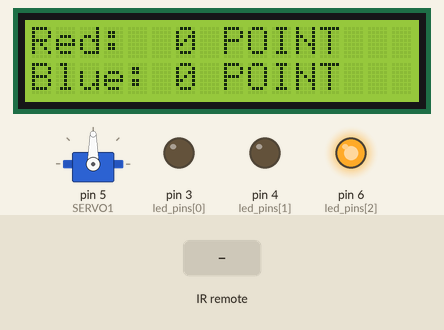
The sketch below on a simulated Arduino Uno, built with avr-gcc and run on an emulated ATmega328P. On the bench: servo, 16×2 character LCD, output pins drawn as LEDs (lit = HIGH). The test bench sets the inputs (shaded band). Random numbers use the default seed unless the sketch sets one; the audio player accepts every command and is not drawn; what the sketch prints to the serial monitor is not drawn.

Above: at 1.3 s.
1.4 s: infrared code 0x1FE20DF received
At 2.6 s:
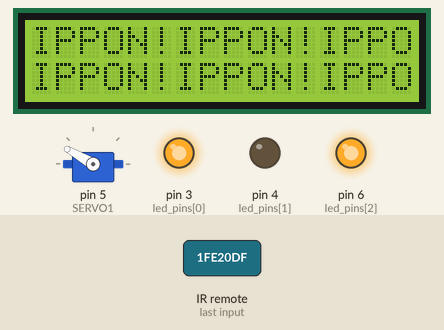
At 3.19 s:
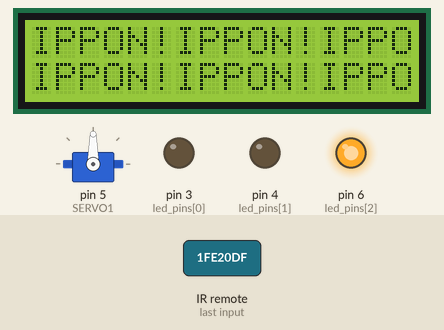
4.4 s: infrared code 0x1FE609F received
At 4.8 s:
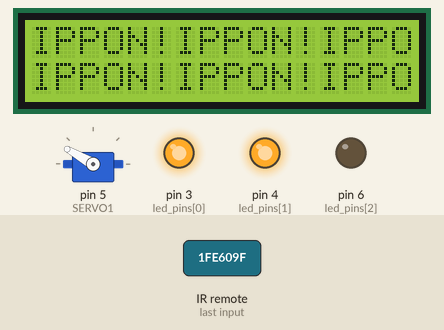
Timing chart, 0 to 7.7 s (numbered marks = the images above; inputs shaded):
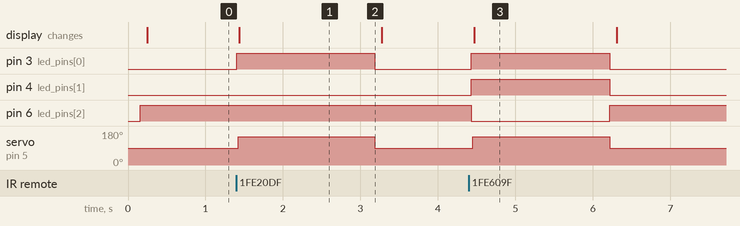

Measured:
- after the input at 1.4 s, pin 3 (led_pins[0]): LOW → HIGH at once, → LOW 1.8 s later; servo on pin 5 (SERVO1): 90° → 150° at once, → 90° 1.8 s later
- after the input at 4.4 s, pin 3 (led_pins[0]), pin 4 (led_pins[1]): LOW → HIGH at once, → LOW 1.8 s later; pin 6 (led_pins[2]): HIGH → LOW at once, → HIGH 1.8 s later; servo on pin 5 (SERVO1): 90° → 150° after 0.05 s, → 90° 1.8 s later; the display: changes after 0.07 s (image 3)
- what the display in image 1 shows lasts 1.9 s, from 1.4 s to 3.3 s

The sketch:

azuma9.ino
```cpp
#include<SoftwareSerial.h>
#include <DFPlayer_Mini_Mp3.h>

#include <IRremote.h>
#include<Servo.h>           //サーボをインクルード
#define SERVO1 5
#include <LiquidCrystal_I2C.h>

Servo servo1;  //サーボのインスタンスを宣言

SoftwareSerial mySerial(10, 11); //mp3モジュールのライブラリをインクルード RX,TX

const int ReceiverPin = 12;  // 赤外線受信モジュール接続ピンをD2に
IRrecv irrecv(ReceiverPin);  // IR受信オブジェクトの生成(使用ピンを指定)
decode_results results; //赤外線送信用オブジェクト設定

long randNumber;

// RGBLEDlight
int led_pins[]={3,4,6};

// display
LiquidCrystal_I2C lcd(0x3F,16,2);  // set the LCD address to 0x27 for a 16 chars and 2 line display


void setup() {
  Serial.begin(9600);  //communication speed is 9600
  irrecv.enableIRIn(); // 受信を開始する
  servo1.attach(SERVO1); //

  // mp3再生
  mySerial.begin(9600);
  mp3_set_serial(mySerial);
  mp3_set_volume(25);

  lcd.init();                  //initialize the lcd
  lcd.backlight();
  lcd.setCursor(0,0);
  lcd.print("Please beat this");
  lcd.setCursor(1,1);
  lcd.print("target coolly!");

  //random function
  randomSeed(analogRead(1));

  //RGB_LED_Light
  int i;

  lcd.init();

  for(i=0;i<3;i++){
    pinMode(led_pins[i],OUTPUT);
    }


}

int j=0;
int k=0;

void loop() {


  if (irrecv.decode(&results)) {
    if (results.value == 0x1FE20DF) {
      Serial.println(results.value, HEX);
      servo1.write(150);

      j = j + 1;

      // LED light up  == red
      digitalWrite(led_pins[1],LOW);
      digitalWrite(led_pins[0],HIGH);
      digitalWrite(led_pins[2],HIGH);


      // display
      //lcd.init();                  //initialize the lcd
      lcd.backlight();
      lcd.setCursor(0,0);
      lcd.print("IPPON!IPPON!IPPON!");
      lcd.setCursor(0,1);
      lcd.print("IPPON!IPPON!IPPON!");

      randNumber = random(100);

      randNumber = random(1, 10); // 1から2の乱数を生成
      // mp3再生
      delay(250);
      mp3_play(randNumber);
      //Serial.println(randNumber);

      delay(1500);
    }

  if (results.value == 0x1FE609F) {
      Serial.println(results.value, HEX);
      servo1.write(150);

      k = k + 1;

      // LED light up  == red
      digitalWrite(led_pins[2],LOW);
      digitalWrite(led_pins[0],HIGH);
      digitalWrite(led_pins[1],HIGH);


      // display
      //lcd.init();                  //initialize the lcd
      lcd.backlight();
      lcd.setCursor(0,0);
      lcd.print("IPPON!IPPON!IPPON!");
      lcd.setCursor(0,1);
      lcd.print("IPPON!IPPON!IPPON!");

      randNumber = random(100);

      randNumber = random(1, 10); // 1から10の乱数を生成
      // mp3再生
      delay(250);
      mp3_play(randNumber);
      //Serial.println(randNumber);

      delay(1500);
    }

    irrecv.resume();


  }
  servo1.write(90);
  // led light yellow
  digitalWrite(led_pins[1],LOW);
  digitalWrite(led_pins[0],LOW);
  digitalWrite(led_pins[2],HIGH);
  lcd.init();                  //initialize the lcd
  lcd.backlight();
  lcd.setCursor(0,0);
  lcd.print("Red:");
  lcd.setCursor(6,0);
  lcd.print(j);
  lcd.setCursor(8,0);
  lcd.print("POINT");
  lcd.setCursor(0,1);
  lcd.print("Blue:");
  lcd.setCursor(6,1);
  lcd.print(k);
  lcd.setCursor(8,1);
  lcd.print("POINT");


}
```
